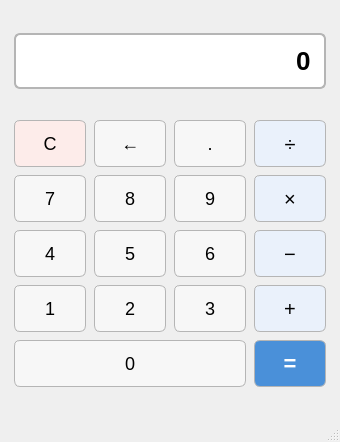
<?xml version="1.0" encoding="UTF-8"?>
<ui version="4.0">
 <class>MainWindow</class>
 <widget class="QMainWindow" name="MainWindow">
  <property name="geometry">
   <rect>
    <x>0</x>
    <y>0</y>
    <width>340</width>
    <height>442</height>
   </rect>
  </property>
  <property name="windowTitle">
   <string>实验1 带键盘事件的计算器</string>
  </property>
  <property name="styleSheet">
   <string notr="true">
QLineEdit {
    font-size: 26px;
    font-weight: bold;
    padding: 10px;
    background: #ffffff;
    border: 2px solid #b5b5b5;
    border-radius: 6px;
}
QPushButton {
    font-size: 18px;
    min-height: 45px;
    background: #f7f7f7;
    border: 1px solid #b5b5b5;
    border-radius: 6px;
}
QPushButton:hover { background: #eaeaea; }
QPushButton:pressed { background: #d8d8d8; }
QPushButton#btnClear { background: #fdecea; }
QPushButton#btnClear:hover { background: #fbdcd8; }
QPushButton#btnAdd, QPushButton#btnSub, QPushButton#btnMul, QPushButton#btnDiv {
    background: #eaf1fb;
    font-size: 20px;
}
QPushButton#btnAdd:hover, QPushButton#btnSub:hover, QPushButton#btnMul:hover, QPushButton#btnDiv:hover {
    background: #dae7f8;
}
QPushButton#btnEqual {
    background: #4a90d9;
    color: #ffffff;
    font-size: 22px;
    font-weight: bold;
}
QPushButton#btnEqual:hover { background: #3f82c9; }
QPushButton#btnEqual:pressed { background: #3672b2; }
</string>
  </property>
  <widget class="QWidget" name="centralwidget">
   <layout class="QVBoxLayout" name="verticalLayout">
    <property name="spacing">
     <number>12</number>
    </property>
    <property name="leftMargin">
     <number>14</number>
    </property>
    <property name="topMargin">
     <number>14</number>
    </property>
    <property name="rightMargin">
     <number>14</number>
    </property>
    <property name="bottomMargin">
     <number>14</number>
    </property>
    <item>
     <widget class="QLineEdit" name="display">
      <property name="focusPolicy">
       <enum>Qt::NoFocus</enum>
      </property>
      <property name="text">
       <string>0</string>
      </property>
      <property name="alignment">
       <set>Qt::AlignRight|Qt::AlignTrailing|Qt::AlignVCenter</set>
      </property>
      <property name="readOnly">
       <bool>true</bool>
      </property>
     </widget>
    </item>
    <item>
     <layout class="QGridLayout" name="gridLayout">
      <property name="leftMargin">
       <number>0</number>
      </property>
      <property name="topMargin">
       <number>0</number>
      </property>
      <property name="rightMargin">
       <number>0</number>
      </property>
      <property name="bottomMargin">
       <number>0</number>
      </property>
      <property name="spacing">
       <number>8</number>
      </property>
      <item row="0" column="0">
       <widget class="QPushButton" name="btnClear">
        <property name="focusPolicy">
         <enum>Qt::NoFocus</enum>
        </property>
        <property name="text">
         <string>C</string>
        </property>
       </widget>
      </item>
      <item row="0" column="1">
       <widget class="QPushButton" name="btnBackspace">
        <property name="focusPolicy">
         <enum>Qt::NoFocus</enum>
        </property>
        <property name="text">
         <string>←</string>
        </property>
       </widget>
      </item>
      <item row="0" column="2">
       <widget class="QPushButton" name="btnDot">
        <property name="focusPolicy">
         <enum>Qt::NoFocus</enum>
        </property>
        <property name="text">
         <string>.</string>
        </property>
       </widget>
      </item>
      <item row="0" column="3">
       <widget class="QPushButton" name="btnDiv">
        <property name="focusPolicy">
         <enum>Qt::NoFocus</enum>
        </property>
        <property name="text">
         <string>÷</string>
        </property>
       </widget>
      </item>
      <item row="1" column="0">
       <widget class="QPushButton" name="btn7">
        <property name="focusPolicy">
         <enum>Qt::NoFocus</enum>
        </property>
        <property name="text">
         <string>7</string>
        </property>
       </widget>
      </item>
      <item row="1" column="1">
       <widget class="QPushButton" name="btn8">
        <property name="focusPolicy">
         <enum>Qt::NoFocus</enum>
        </property>
        <property name="text">
         <string>8</string>
        </property>
       </widget>
      </item>
      <item row="1" column="2">
       <widget class="QPushButton" name="btn9">
        <property name="focusPolicy">
         <enum>Qt::NoFocus</enum>
        </property>
        <property name="text">
         <string>9</string>
        </property>
       </widget>
      </item>
      <item row="1" column="3">
       <widget class="QPushButton" name="btnMul">
        <property name="focusPolicy">
         <enum>Qt::NoFocus</enum>
        </property>
        <property name="text">
         <string>×</string>
        </property>
       </widget>
      </item>
      <item row="2" column="0">
       <widget class="QPushButton" name="btn4">
        <property name="focusPolicy">
         <enum>Qt::NoFocus</enum>
        </property>
        <property name="text">
         <string>4</string>
        </property>
       </widget>
      </item>
      <item row="2" column="1">
       <widget class="QPushButton" name="btn5">
        <property name="focusPolicy">
         <enum>Qt::NoFocus</enum>
        </property>
        <property name="text">
         <string>5</string>
        </property>
       </widget>
      </item>
      <item row="2" column="2">
       <widget class="QPushButton" name="btn6">
        <property name="focusPolicy">
         <enum>Qt::NoFocus</enum>
        </property>
        <property name="text">
         <string>6</string>
        </property>
       </widget>
      </item>
      <item row="2" column="3">
       <widget class="QPushButton" name="btnSub">
        <property name="focusPolicy">
         <enum>Qt::NoFocus</enum>
        </property>
        <property name="text">
         <string>−</string>
        </property>
       </widget>
      </item>
      <item row="3" column="0">
       <widget class="QPushButton" name="btn1">
        <property name="focusPolicy">
         <enum>Qt::NoFocus</enum>
        </property>
        <property name="text">
         <string>1</string>
        </property>
       </widget>
      </item>
      <item row="3" column="1">
       <widget class="QPushButton" name="btn2">
        <property name="focusPolicy">
         <enum>Qt::NoFocus</enum>
        </property>
        <property name="text">
         <string>2</string>
        </property>
       </widget>
      </item>
      <item row="3" column="2">
       <widget class="QPushButton" name="btn3">
        <property name="focusPolicy">
         <enum>Qt::NoFocus</enum>
        </property>
        <property name="text">
         <string>3</string>
        </property>
       </widget>
      </item>
      <item row="3" column="3">
       <widget class="QPushButton" name="btnAdd">
        <property name="focusPolicy">
         <enum>Qt::NoFocus</enum>
        </property>
        <property name="text">
         <string>+</string>
        </property>
       </widget>
      </item>
      <item row="4" column="0" colspan="3">
       <widget class="QPushButton" name="btn0">
        <property name="focusPolicy">
         <enum>Qt::NoFocus</enum>
        </property>
        <property name="text">
         <string>0</string>
        </property>
       </widget>
      </item>
      <item row="4" column="3">
       <widget class="QPushButton" name="btnEqual">
        <property name="focusPolicy">
         <enum>Qt::NoFocus</enum>
        </property>
        <property name="text">
         <string>=</string>
        </property>
       </widget>
      </item>
     </layout>
    </item>
   </layout>
  </widget>
  <widget class="QMenuBar" name="menubar">
   <property name="geometry">
    <rect>
     <x>0</x>
     <y>0</y>
     <width>340</width>
     <height>18</height>
    </rect>
   </property>
   <property name="focusPolicy">
    <enum>Qt::NoFocus</enum>
   </property>
  </widget>
  <widget class="QStatusBar" name="statusbar"/>
 </widget>
 <resources/>
 <connections/>
</ui>
